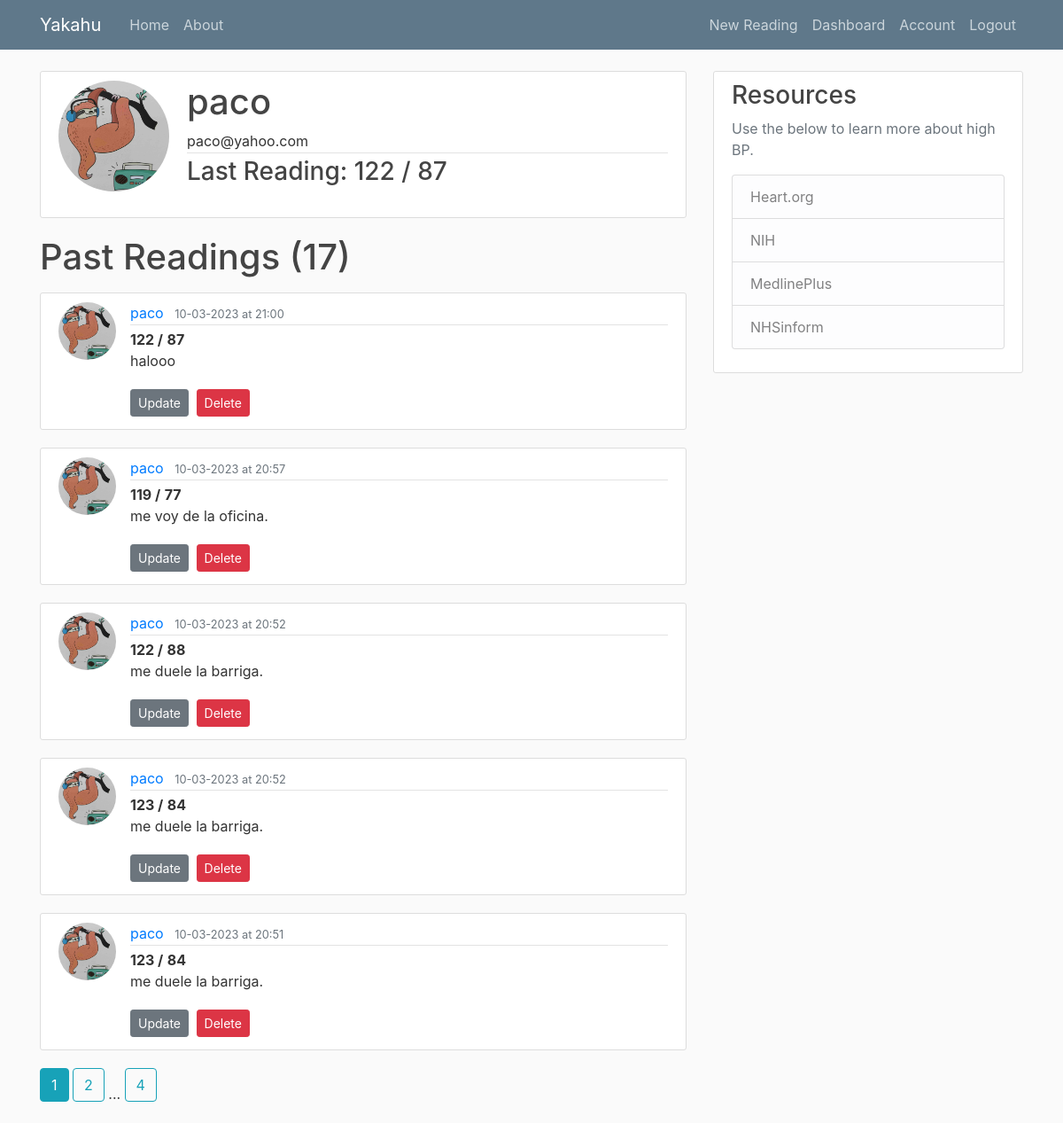
Screenshot of /user/paco (signed in) with the database file from the repository.
### mbp/models.py (models this page shows, shortened)
class User(db.Model, UserMixin):
    id = db.Column(db.Integer, primary_key=True)
    username = db.Column(db.String(20), unique=True, nullable=False)
    email = db.Column(db.String(120), unique=True, nullable=False)
    image_file = db.Column(db.String(20), nullable=False, default='default.jpg')
    password = db.Column(db.String(60), nullable=False)
    readings = db.relationship('Reading', backref='user', lazy=True)

class Reading(db.Model):
    id = db.Column(db.Integer, primary_key=True)
    sys = db.Column(db.String(3), nullable=False)
    dia = db.Column(db.String(3), nullable=False)
    notes = db.Column(db.Text, nullable=False)
    date_posted = db.Column(db.DateTime, nullable=False, default=datetime.utcnow)
    user_id = db.Column(db.Integer, db.ForeignKey('user.id'), nullable=False)

### mbp/users/routes.py (the view)
@users.route('/user/<string:username>')
@login_required
def user_readings(username):
    image_file = url_for('static', filename='profile_pics/' + current_user.image_file)
    page = request.args.get('page', 1, type=int) #Grab the page we want. In this case page one. Set type integer as the page number.
    lreading = Reading.query.order_by(Reading.id.desc()).first()
    user = User.query.filter_by(username=username).first_or_404()
    reading = Reading.query.filter_by(user=user)\
        .order_by(Reading.date_posted.desc())\
        .paginate(page=page, per_page=5) #Show 5 readings per page. Can use http://localhost:8000/home?page=3 to navigate to pages.
    return render_template('user_readings.html', title='Dashboard2', reading=reading, user=user, username=username, image_file=image_file, lreading=lreading)

### mbp/models.py (called while the page is built)
@login_manager.user_loader
def load_user(user_id):
    return User.query.get(int(user_id))

### mbp/templates/user_readings.html (shortened to what this page needs)
{% extends "base.html" %}
{% block content %}
<div class="content-section">
    <div class="media">
      <img class="rounded-circle account-img" src="{{ image_file }}">
      <div class="media-body">
        <h2 class="account-heading">{{ current_user.username }}</h2>
        <p class="article-metadata">{{ current_user.email }}</p>
        <h3 class="mb-lg-4">Last Reading: {{ lreading.sys }} / {{ lreading.dia}}</h3>
      </div>
    </div>
  </div>
    <h1 class="mb-3">Past Readings  ({{ reading.total }})</h1>
    {% for reading in reading.items %}
    <article class="media content-section">
      <img class="rounded-circle article-img" src="{{ url_for('static', filename='profile_pics/' + reading.user.image_file) }}" />
      <div class="media-body">
        <div class="article-metadata">
          <a class="mr-2" href="{{ url_for('users.user_readings', username=reading.user.username) }}">{{ reading.user.username }}</a>
          <small class="text-muted">{{ reading.date_posted.strftime('%m-%d-%Y at %H:%M') }}</small>
        </div>
        <text class="font-weight-bold">{{ reading.sys }} /</text>
          <text class="font-weight-bold">{{ reading.dia}}</text>
          <p class="article-content">{{ reading.notes }}</p>
          <a class="btn btn-secondary btn-sm mt-1 mb-1" href="{{ url_for('readings.update_reading', reading_id=reading.id) }}">Update</a>
        <button type="button" class="btn btn-danger btn-sm m-1" data-toggle="modal" data-target="#deleteModal">Delete</button>
      </div>
    </article>
    {% endfor %}
    {% for page_num in reading.iter_pages(left_edge=1, right_edge=1, left_current=1, right_current=2) %}
      {% if page_num %}
        {% if reading.page == page_num %}
          <a class="btn btn-info mb-4" href="{{ url_for('users.user_readings', username=user.username, page=page_num) }}">{{ page_num }}</a>
        {% else %}
          <a class="btn btn-outline-info mb-4" href="{{ url_for('users.user_readings', username=user.username, page=page_num) }}">{{ page_num }}</a>
        {% endif %}
      {% else %}
        ...
      {% endif %}
    {% endfor %}
{% endblock content %}

### mbp/templates/base.html (shortened to what this page needs)
<!DOCTYPE html>
<html>
<head>
    <link rel="stylesheet" href="https://maxcdn.bootstrapcdn.com/bootstrap/4.0.0/css/bootstrap.min.css">
    <link rel="stylesheet" type="text/css" href="{{ url_for('static', filename='css/main.css') }}">
</head>
<body>
  <header class="site-header">
<nav class="navbar navbar-expand-md navbar-dark bg-steel fixed-top">
  <div class="container">
    <a class="navbar-brand mr-4" href="/">Yakahu</a>
    <div class="collapse navbar-collapse" id="navbarToggle">
      <div class="navbar-nav mr-auto">
        <a class="nav-item nav-link" href="/">Home</a>
        <a class="nav-item nav-link" href="/about">About</a>
      </div>
      <div class="navbar-nav">
        {% if current_user.is_authenticated %}
        <a class="nav-item nav-link" href="{{ url_for('readings.new_reading') }}">New Reading</a>
        <a class="nav-item nav-link" href="{{ url_for('users.user_readings', username=current_user.username) }}">Dashboard</a>
        <a class="nav-item nav-link" href="{{ url_for('users.account') }}">Account</a>
        <a class="nav-item nav-link" href="{{ url_for('users.logout') }}">Logout</a>
        {% else %}
          <a class="nav-item nav-link" href="{{ url_for('users.login') }}">Login</a>
          <a class="nav-item nav-link" href="{{ url_for('users.register') }}">Register</a>
        {% endif %}
      </div>
    </div>
  </div>
</nav>
</header>
      <main role="main" class="container">
        <div class="row">
          <div class="col-md-8">
            {% block content %}{% endblock %}
          </div>
          <div class="col-md-4">
            <div class="content-section">
              <h3>Resources</h3>
              <p class='text-muted'>Use the below to learn more about high BP.
                <ul class="list-group">
                  <a li class="list-group-item list-group-item-light" href="https://www.heart.org/en/health-topics/high-blood-pressure" target="_blank">Heart.org</li></a>
                  <a li class="list-group-item list-group-item-light" href="https://www.nhlbi.nih.gov/health/high-blood-pressure" target="_blank">NIH</li></a>
                  <a li class="list-group-item list-group-item-light" href="https://medlineplus.gov/highbloodpressure.html" target="_blank">MedlinePlus</li></a>
                  <a li class="list-group-item list-group-item-light" href="https://www.nhsinform.scot/illnesses-and-conditions/heart-and-blood-vessels/conditions/high-blood-pressure-hypertension" target="_blank">NHSinform</li></a>
                </ul>
              </p>
            </div>
          </div>
        </div>
      </main>
</body>
</html>

### mbp/static/css/main.css (style rules this page uses)
body { background: #fafafa; color: #333333; margin-top: 5rem; }
h1, h2, h3, h4, h5, h6 { color: #444444; }
.bg-steel { background-color: #5f788a; }
.site-header .navbar-nav .nav-link { color: #cbd5db; }
.content-section { background: #ffffff; padding: 10px 20px; border: 1px solid #dddddd; border-radius: 3px; margin-bottom: 20px; }
.article-content { white-space: pre-line; }
.article-img { height: 65px; width: 65px; margin-right: 16px; }
.article-metadata { padding-bottom: 1px; margin-bottom: 4px; border-bottom: 1px solid #e3e3e3 }
.account-img { height: 125px; width: 125px; margin-right: 20px; margin-bottom: 16px; }
.account-heading { font-size: 2.5rem; }

### rows the page displays
User: username "paco", email "paco@yahoo.com"
Reading: sys "122", dia "87", image_file (placeholder picture), user.username "paco", date_posted "10-03-2023 at 21:00", notes "halooo"
Reading: image_file (placeholder picture), user.username "paco", date_posted "10-03-2023 at 20:57", sys "119", dia "77", notes "me voy de la oficina."
Reading: image_file (placeholder picture), user.username "paco", date_posted "10-03-2023 at 20:52", sys "122", dia "88", notes "me duele la barriga."
Reading: image_file (placeholder picture), user.username "paco", date_posted "10-03-2023 at 20:52", sys "123", dia "84", notes "me duele la barriga."
Reading: image_file (placeholder picture), user.username "paco", date_posted "10-03-2023 at 20:51", sys "123", dia "84", notes "me duele la barriga."

### other values shown
{{ reading.total }} "17"
{{ page_num }} "1"
{{ page_num }} "2" "4"
